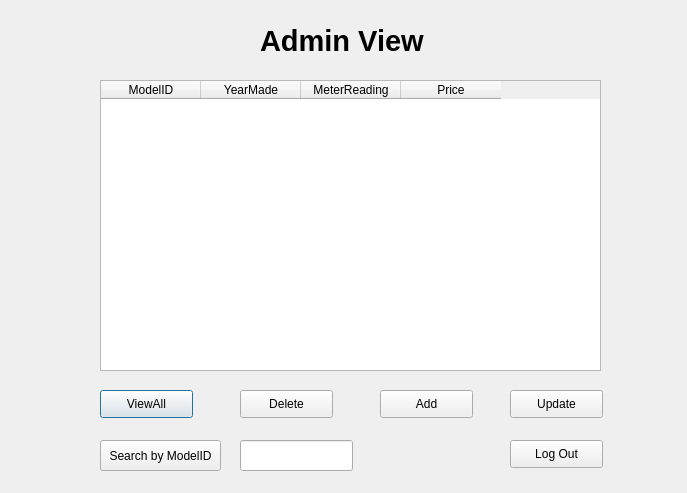
<?xml version="1.0" encoding="UTF-8"?>
<ui version="4.0">
 <class>Dialog</class>
 <widget class="QDialog" name="Dialog">
  <property name="geometry">
   <rect>
    <x>0</x>
    <y>0</y>
    <width>687</width>
    <height>493</height>
   </rect>
  </property>
  <property name="windowTitle">
   <string>Dialog</string>
  </property>
  <widget class="QTableWidget" name="adminTable">
   <property name="geometry">
    <rect>
     <x>100</x>
     <y>80</y>
     <width>501</width>
     <height>291</height>
    </rect>
   </property>
   <property name="alternatingRowColors">
    <bool>true</bool>
   </property>
   <property name="selectionMode">
    <enum>QAbstractItemView::SingleSelection</enum>
   </property>
   <property name="selectionBehavior">
    <enum>QAbstractItemView::SelectRows</enum>
   </property>
   <property name="sortingEnabled">
    <bool>true</bool>
   </property>
   <property name="columnCount">
    <number>4</number>
   </property>
   <attribute name="horizontalHeaderVisible">
    <bool>true</bool>
   </attribute>
   <attribute name="horizontalHeaderCascadingSectionResizes">
    <bool>false</bool>
   </attribute>
   <column>
    <property name="text">
     <string>ModelID</string>
    </property>
   </column>
   <column>
    <property name="text">
     <string>YearMade</string>
    </property>
   </column>
   <column>
    <property name="text">
     <string>MeterReading</string>
    </property>
   </column>
   <column>
    <property name="text">
     <string>Price</string>
    </property>
   </column>
  </widget>
  <widget class="QLabel" name="adminLabelView">
   <property name="geometry">
    <rect>
     <x>260</x>
     <y>20</y>
     <width>231</width>
     <height>41</height>
    </rect>
   </property>
   <property name="font">
    <font>
     <pointsize>22</pointsize>
     <weight>75</weight>
     <bold>true</bold>
    </font>
   </property>
   <property name="text">
    <string>Admin View</string>
   </property>
  </widget>
  <widget class="QPushButton" name="viewAll">
   <property name="geometry">
    <rect>
     <x>100</x>
     <y>390</y>
     <width>93</width>
     <height>28</height>
    </rect>
   </property>
   <property name="text">
    <string>ViewAll</string>
   </property>
  </widget>
  <widget class="QPushButton" name="delete_2">
   <property name="geometry">
    <rect>
     <x>240</x>
     <y>390</y>
     <width>93</width>
     <height>28</height>
    </rect>
   </property>
   <property name="text">
    <string>Delete</string>
   </property>
  </widget>
  <widget class="QPushButton" name="add">
   <property name="geometry">
    <rect>
     <x>380</x>
     <y>390</y>
     <width>93</width>
     <height>28</height>
    </rect>
   </property>
   <property name="text">
    <string>Add</string>
   </property>
  </widget>
  <widget class="QPushButton" name="updateB">
   <property name="geometry">
    <rect>
     <x>510</x>
     <y>390</y>
     <width>93</width>
     <height>28</height>
    </rect>
   </property>
   <property name="text">
    <string>Update</string>
   </property>
  </widget>
  <widget class="QPushButton" name="searchByModelId">
   <property name="geometry">
    <rect>
     <x>100</x>
     <y>440</y>
     <width>121</width>
     <height>31</height>
    </rect>
   </property>
   <property name="text">
    <string>Search by ModelID</string>
   </property>
  </widget>
  <widget class="QLineEdit" name="searchID">
   <property name="geometry">
    <rect>
     <x>240</x>
     <y>440</y>
     <width>113</width>
     <height>31</height>
    </rect>
   </property>
  </widget>
  <widget class="QPushButton" name="logOut">
   <property name="geometry">
    <rect>
     <x>510</x>
     <y>440</y>
     <width>93</width>
     <height>28</height>
    </rect>
   </property>
   <property name="text">
    <string>Log Out</string>
   </property>
  </widget>
 </widget>
 <resources/>
 <connections/>
</ui>
